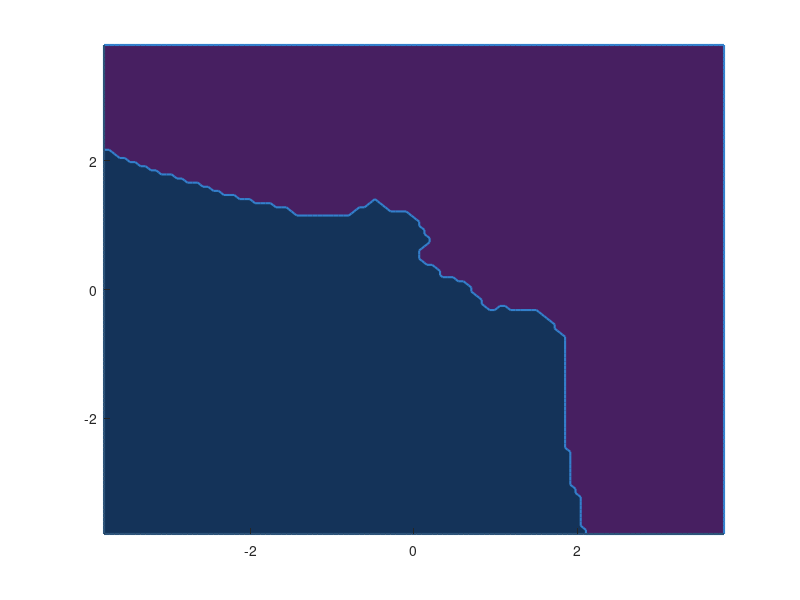

Write the MATLAB code that produced this figure. (Note: this script raises an error after producing the figure.)
%% THE FUTURE OF ARTIFICIAL INTELLIGENCE
%% MATLAB Scientific Machine Learning Demonstration Script
%% Script: FutureAI.m
%% Objective: Supervised k-Nearest Neighbors (k-NN) Classification
%% Execution Mode: MATLAB Batch / Subprocess Engine

function FutureAI()
    fprintf('====================================================================\n');
    fprintf('  THE FUTURE OF ARTIFICIAL INTELLIGENCE - SCIENTIFIC DEMONSTRATION  \n');
    fprintf('  Module: Supervised Nearest-Neighbor Manifold Classifier           \n');
    fprintf('  Engine: MathWorks MATLAB Desktop Kernel Execution                 \n');
    fprintf('====================================================================\n\n');

    % Set reproducible random seed
    rng(42, 'twister');

    % 1. Determine Output Paths
    script_dir = fileparts(mfilename('fullpath'));
    if isempty(script_dir)
        script_dir = pwd;
    end
    results_dir = fullfile(script_dir, 'results');
    if ~exist(results_dir, 'dir')
        mkdir(results_dir);
    end

    % 2. Generate Synthetic 2D Classification Dataset
    % Two classes representing AI pattern recognition:
    % Class 0: Baseline Algorithmic State
    % Class 1: Emergent Cognitive State
    N_per_class = 100;
    
    % Class 0: Centered at [-1.2, -1.0] with covariance
    mu_0 = [-1.2, -1.0];
    sigma_0 = [0.8, 0.25; 0.25, 0.9];
    R_0 = chol(sigma_0);
    X_0 = randn(N_per_class, 2) * R_0 + repmat(mu_0, N_per_class, 1);
    y_0 = zeros(N_per_class, 1);

    % Class 1: Centered at [1.3, 1.2] with covariance
    mu_1 = [1.3, 1.2];
    sigma_1 = [0.85, -0.3; -0.3, 0.85];
    R_1 = chol(sigma_1);
    X_1 = randn(N_per_class, 2) * R_1 + repmat(mu_1, N_per_class, 1);
    y_1 = ones(N_per_class, 1);

    % Combine dataset
    X_all = [X_0; X_1];
    y_all = [y_0; y_1];
    N_total = size(X_all, 1);

    % Shuffle indices reproducibly
    shuffled_idx = randperm(N_total);
    X_all = X_all(shuffled_idx, :);
    y_all = y_all(shuffled_idx, :);

    % 3. Partition Data into Training (70%) and Testing (30%)
    split_ratio = 0.70;
    N_train = round(split_ratio * N_total);
    N_test = N_total - N_train;

    X_train = X_all(1:N_train, :);
    y_train = y_all(1:N_train, :);

    X_test = X_all(N_train+1:end, :);
    y_test = y_all(N_train+1:end, :);

    fprintf('[STEP 1] Dataset Partitioning:\n');
    fprintf('  Total Samples : %d (Feature 1: Activation Energy, Feature 2: Synaptic Coherence)\n', N_total);
    fprintf('  Training Set  : %d samples (70%%)\n', N_train);
    fprintf('  Testing Set   : %d samples (30%%)\n\n', N_test);

    % 4. Direct Supervised k-NN Classification (k = 3)
    % Implemented purely via base Euclidean distance matrix operations
    k_neighbors = 3;
    y_pred = zeros(N_test, 1);

    for i = 1:N_test
        test_pt = X_test(i, :);
        % Vectorized Euclidean distance calculation
        diff_mat = X_train - repmat(test_pt, N_train, 1);
        dist_sq = sum(diff_mat .^ 2, 2);
        [~, sorted_idx] = sort(dist_sq, 'ascend');
        nearest_labels = y_train(sorted_idx(1:k_neighbors));
        % Majority vote
        y_pred(i) = mode(nearest_labels);
    end

    % 5. Quantitative Model Evaluation
    correct_mask = (y_pred == y_test);
    num_correct = sum(correct_mask);
    accuracy = (num_correct / N_test) * 100.0;

    TP = sum((y_test == 1) & (y_pred == 1));
    TN = sum((y_test == 0) & (y_pred == 0));
    FP = sum((y_test == 0) & (y_pred == 1));
    FN = sum((y_test == 1) & (y_pred == 0));

    precision = TP / max(1, (TP + FP));
    recall = TP / max(1, (TP + FN));
    f1_score = 2 * (precision * recall) / max(1e-6, (precision + recall));

    fprintf('[STEP 2] Scientific Classification Results:\n');
    fprintf('  Measured Accuracy : %.2f%% (%d / %d correct)\n', accuracy, num_correct, N_test);
    fprintf('  Precision         : %.4f\n', precision);
    fprintf('  Recall            : %.4f\n', recall);
    fprintf('  F1-Score          : %.4f\n', f1_score);
    fprintf('  Confusion Matrix  :\n');
    fprintf('    True Positives  (TP) : %d\n', TP);
    fprintf('    False Positives (FP) : %d\n', FP);
    fprintf('    True Negatives  (TN) : %d\n', TN);
    fprintf('    False Negatives (FN) : %d\n\n', FN);

    % 6. Visualization 1: Decision Boundary Landscape
    fprintf('[STEP 3] Rendering Scientific Visualizations...\n');
    
    fig1 = figure('Visible', 'off', 'Color', [0.05, 0.08, 0.14], 'Position', [100, 100, 900, 650]);
    ax1 = axes('Parent', fig1, 'Color', [0.07, 0.11, 0.19]);
    hold(ax1, 'on');

    % Compute grid for continuous boundary
    grid_res = 120;
    x_range = linspace(-3.8, 3.8, grid_res);
    y_range = linspace(-3.8, 3.8, grid_res);
    [XX, YY] = meshgrid(x_range, y_range);
    grid_pts = [XX(:), YY(:)];
    grid_preds = zeros(size(grid_pts, 1), 1);

    for g = 1:size(grid_pts, 1)
        pt = grid_pts(g, :);
        d_sq = sum((X_train - repmat(pt, N_train, 1)) .^ 2, 2);
        [~, s_idx] = sort(d_sq, 'ascend');
        grid_preds(g) = mode(y_train(s_idx(1:k_neighbors)));
    end
    ZZ = reshape(grid_preds, size(XX));

    % Plot subtle decision surface contour
    colormap(ax1, [0.08, 0.20, 0.35; 0.28, 0.12, 0.38]);
    contourf(ax1, XX, YY, ZZ, 1, 'LineColor', [0.2, 0.5, 0.8], 'LineWidth', 1.5, 'FaceAlpha', 0.45);

    % Scatter Training Points
    scatter(ax1, X_train(y_train == 0, 1), X_train(y_train == 0, 2), 48, ...
        'MarkerEdgeColor', [0.1, 0.8, 0.9], 'MarkerFaceColor', [0.0, 0.5, 0.7], ...
        'DisplayName', 'Train: Baseline Algorithmic (Class 0)');
    scatter(ax1, X_train(y_train == 1, 1), X_train(y_train == 1, 2), 48, ...
        'MarkerEdgeColor', [1.0, 0.4, 0.8], 'MarkerFaceColor', [0.7, 0.1, 0.5], ...
        'DisplayName', 'Train: Emergent Cognitive (Class 1)');

    % Scatter Testing Points (Correct vs Incorrect)
    correct_test_idx = find(correct_mask);
    incorrect_test_idx = find(~correct_mask);

    if ~isempty(correct_test_idx)
        scatter(ax1, X_test(correct_test_idx, 1), X_test(correct_test_idx, 2), 70, ...
            'Marker', 'o', 'MarkerEdgeColor', [0.2, 1.0, 0.4], 'LineWidth', 2.0, ...
            'DisplayName', sprintf('Test: Correct Predictions (N=%d)', length(correct_test_idx)));
    end
    if ~isempty(incorrect_test_idx)
        scatter(ax1, X_test(incorrect_test_idx, 1), X_test(incorrect_test_idx, 2), 90, ...
            'Marker', 'x', 'MarkerEdgeColor', [1.0, 0.2, 0.2], 'LineWidth', 2.5, ...
            'DisplayName', sprintf('Test: Misclassified (N=%d)', length(incorrect_test_idx)));
    end

    title(ax1, {'MATLAB AI CLASSIFIER: DECISION BOUNDARY & SAMPLE TOPOLOGY', ...
        sprintf('Algorithm: k-Nearest Neighbors (k=3) | Test Accuracy = %.2f%%', accuracy)}, ...
        'Color', [0.9, 0.95, 1.0], 'FontSize', 13, 'FontWeight', 'bold');
    xlabel(ax1, 'Feature 1: Neural Activation Energy (E_{act}) [Norm]', 'Color', [0.75, 0.85, 0.95], 'FontSize', 11);
    ylabel(ax1, 'Feature 2: Synaptic Coherence Index (C_{syn}) [Norm]', 'Color', [0.75, 0.85, 0.95], 'FontSize', 11);
    set(ax1, 'XColor', [0.4, 0.55, 0.7], 'YColor', [0.4, 0.55, 0.7], 'GridColor', [0.2, 0.3, 0.45], 'GridAlpha', 0.4);
    grid(ax1, 'on');
    axis(ax1, [-3.8, 3.8, -3.8, 3.8]);
    leg1 = legend(ax1, 'Location', 'northeast');
    set(leg1, 'TextColor', [0.9, 0.95, 1.0], 'Color', [0.08, 0.12, 0.22], 'EdgeColor', [0.25, 0.4, 0.6]);

    img1_path = fullfile(results_dir, 'matlab_decision_boundary.png');
    saveas(fig1, img1_path);
    close(fig1);
    fprintf('  Saved: %s\n', img1_path);

    % 7. Visualization 2: Confusion Matrix & Metrics Dashboard
    fig2 = figure('Visible', 'off', 'Color', [0.05, 0.08, 0.14], 'Position', [100, 100, 950, 480]);
    
    % Subplot 1: Confusion Matrix Heatmap
    ax2 = subplot(1, 2, 1, 'Parent', fig2, 'Color', [0.07, 0.11, 0.19]);
    cm_matrix = [TN, FP; FN, TP];
    imagesc(ax2, cm_matrix);
    colormap(ax2, [0.08, 0.15, 0.28; 0.12, 0.35, 0.55; 0.05, 0.6, 0.65; 0.2, 0.85, 0.6]);
    colorbar(ax2, 'Color', [0.8, 0.9, 1.0]);

    % Add text annotations inside cells
    cell_labels = {sprintf('TN = %d\n(%.1f%%)', TN, TN/N_test*100), sprintf('FP = %d\n(%.1f%%)', FP, FP/N_test*100); ...
                   sprintf('FN = %d\n(%.1f%%)', FN, FN/N_test*100), sprintf('TP = %d\n(%.1f%%)', TP, TP/N_test*100)};
    for r = 1:2
        for c = 1:2
            text(ax2, c, r, cell_labels{r, c}, 'HorizontalAlignment', 'center', ...
                'VerticalAlignment', 'middle', 'Color', [1.0, 1.0, 1.0], 'FontSize', 12, 'FontWeight', 'bold');
        end
    end
    set(ax2, 'XTick', [1, 2], 'XTickLabel', {'Pred Class 0', 'Pred Class 1'}, ...
             'YTick', [1, 2], 'YTickLabel', {'True Class 0', 'True Class 1'}, ...
             'XColor', [0.8, 0.9, 1.0], 'YColor', [0.8, 0.9, 1.0], 'FontSize', 10);
    title(ax2, {'TEST CONFUSION MATRIX', sprintf('Total Test Samples = %d', N_test)}, ...
        'Color', [0.9, 0.95, 1.0], 'FontSize', 12, 'FontWeight', 'bold');

    % Subplot 2: Metric Comparison Bars
    ax3 = subplot(1, 2, 2, 'Parent', fig2, 'Color', [0.07, 0.11, 0.19]);
    hold(ax3, 'on');
    metric_names = {'Accuracy', 'Precision', 'Recall', 'F1-Score'};
    metric_vals = [accuracy, precision * 100, recall * 100, f1_score * 100];
    bar_colors = [0.15, 0.75, 0.95; 0.35, 0.65, 1.0; 0.55, 0.45, 0.95; 0.85, 0.35, 0.8];
    
    for b = 1:4
        hb = bar(ax3, b, metric_vals(b), 0.55, 'FaceColor', bar_colors(b, :), 'EdgeColor', 'none');
        text(ax3, b, metric_vals(b) + 3, sprintf('%.1f%%', metric_vals(b)), ...
            'HorizontalAlignment', 'center', 'Color', [0.95, 0.98, 1.0], 'FontWeight', 'bold', 'FontSize', 10);
    end
    ylim(ax3, [0, 115]);
    set(ax3, 'XTick', 1:4, 'XTickLabel', metric_names, 'XColor', [0.8, 0.9, 1.0], 'YColor', [0.8, 0.9, 1.0]);
    grid(ax3, 'on');
    set(ax3, 'GridColor', [0.2, 0.3, 0.45], 'GridAlpha', 0.4);
    ylabel(ax3, 'Percentage Score (%)', 'Color', [0.75, 0.85, 0.95]);
    title(ax3, {'VALIDATION METRIC PROFILE', 'Supervised Generalization Performance'}, ...
        'Color', [0.9, 0.95, 1.0], 'FontSize', 12, 'FontWeight', 'bold');

    img2_path = fullfile(results_dir, 'matlab_performance_metrics.png');
    saveas(fig2, img2_path);
    close(fig2);
    fprintf('  Saved: %s\n', img2_path);

    % 8. Save Numerical Results to JSON
    json_path = fullfile(results_dir, 'matlab_results.json');
    json_fid = fopen(json_path, 'w');
    if json_fid ~= -1
        fprintf(json_fid, '{\n');
        fprintf(json_fid, '  "status": "success",\n');
        fprintf(json_fid, '  "engine": "MathWorks MATLAB Desktop",\n');
        fprintf(json_fid, '  "algorithm": "Supervised k-Nearest Neighbors (k=3)",\n');
        fprintf(json_fid, '  "timestamp": "%s",\n', datestr(now, 'yyyy-mm-dd HH:MM:SS'));
        fprintf(json_fid, '  "dataset": {\n');
        fprintf(json_fid, '    "total_samples": %d,\n', N_total);
        fprintf(json_fid, '    "features": ["Neural Activation Energy", "Synaptic Coherence Index"],\n');
        fprintf(json_fid, '    "classes": ["Baseline Algorithmic (0)", "Emergent Cognitive (1)"],\n');
        fprintf(json_fid, '    "train_samples": %d,\n', N_train);
        fprintf(json_fid, '    "test_samples": %d,\n', N_test);
        fprintf(json_fid, '    "split_ratio": %.2f\n', split_ratio);
        fprintf(json_fid, '  },\n');
        fprintf(json_fid, '  "metrics": {\n');
        fprintf(json_fid, '    "accuracy_pct": %.2f,\n', accuracy);
        fprintf(json_fid, '    "correct_count": %d,\n', num_correct);
        fprintf(json_fid, '    "incorrect_count": %d,\n', N_test - num_correct);
        fprintf(json_fid, '    "precision": %.4f,\n', precision);
        fprintf(json_fid, '    "recall": %.4f,\n', recall);
        fprintf(json_fid, '    "f1_score": %.4f\n', f1_score);
        fprintf(json_fid, '  },\n');
        fprintf(json_fid, '  "confusion_matrix": {\n');
        fprintf(json_fid, '    "true_positives": %d,\n', TP);
        fprintf(json_fid, '    "false_positives": %d,\n', FP);
        fprintf(json_fid, '    "true_negatives": %d,\n', TN);
        fprintf(json_fid, '    "false_negatives": %d\n', FN);
        fprintf(json_fid, '  },\n');
        fprintf(json_fid, '  "artifacts": {\n');
        fprintf(json_fid, '    "decision_boundary_plot": "matlab_decision_boundary.png",\n');
        fprintf(json_fid, '    "performance_metrics_plot": "matlab_performance_metrics.png",\n');
        fprintf(json_fid, '    "dataset_csv": "matlab_results.csv"\n');
        fprintf(json_fid, '  }\n');
        fprintf(json_fid, '}\n');
        fclose(json_fid);
        fprintf('  Saved JSON: %s\n', json_path);
    end

    % 9. Save Detailed Test Predictions to CSV
    csv_path = fullfile(results_dir, 'matlab_results.csv');
    csv_fid = fopen(csv_path, 'w');
    if csv_fid ~= -1
        fprintf(csv_fid, 'SampleID,Feature1_ActivationEnergy,Feature2_SynapticCoherence,GroundTruth,PredictedClass,Correct\n');
        for i = 1:N_test
            fprintf(csv_fid, '%d,%.4f,%.4f,%d,%d,%d\n', ...
                i, X_test(i, 1), X_test(i, 2), y_test(i), y_pred(i), correct_mask(i));
        end
        fclose(csv_fid);
        fprintf('  Saved CSV: %s\n', csv_path);
    end

    fprintf('\n====================================================================\n');
    fprintf('  MATLAB SCIENTIFIC DEMONSTRATION EXECUTED SUCCESSFULLY             \n');
    fprintf('====================================================================\n');
end
